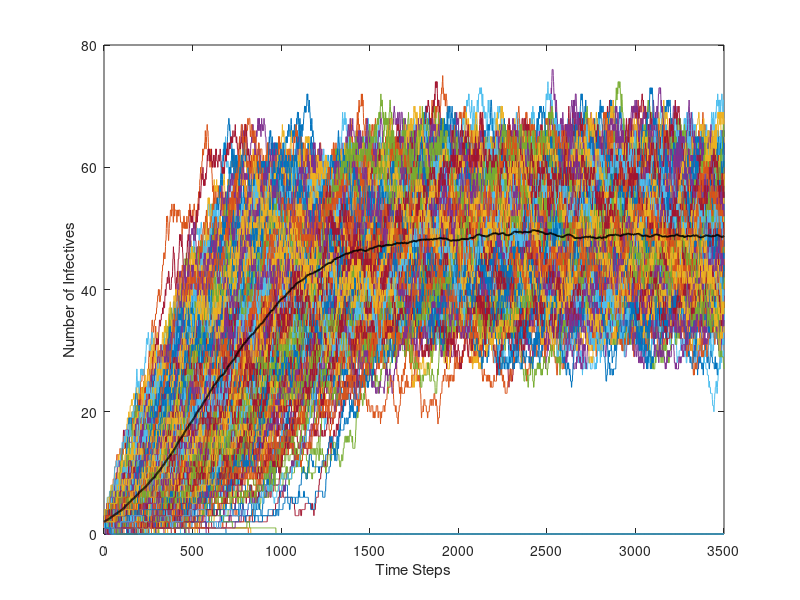

Write the MATLAB code that produced this figure. (Note: this script raises an error after producing the figure.)
close all; clear all; clc

%% 1. Set given parameter
N = 100;                % Population
dt = 0.01;              % Delta t, Time Step
beta = 1;               % Transmission Rate
b = 0.25;               % Birth Rate
gamma = 0.25;           % Recover Rate
I0 = 2;                 % Initial Infectious Individuals

%% Set other parameter
total_time = 35;        % To 35 for each run
number_simul = 500;     % The number of simulations
infective_unit = 1;     % Only one person trans for each time

%% Define transition probility
p1 = @(i) beta/N*i*(N-i)*dt;          % j = i+1 One plus
p1_ = @(i) (b+gamma)*i*dt;            % j = i-1 One minus
p0 = @(i) 1 - p1(i) - p1_(i);         % j = i Unchanged

%% Make transition matrix
T(1,1) = 1;
for i = 1 : N
    T(i,i+1) = p1_(i);
    T(i+1,i+1) = p0(i);
    T(i+2,i+1) = p1(i);
end
T(N+2,:) = [];

%% Simulation
n = total_time/dt;
data_coll = zeros(n, number_simul);
data_coll(1,:) = I0;

for i = 1 : number_simul
    for j = 2 : n
        if data_coll(j-1,i) == 0            % Infectious individual is zero
            continue                        % Won't change
        elseif data_coll(j-1,i) == N        % Infectious individual is all
            a1 = T(N+1,N+1);                % Only one minus or unchange
            a2 = 1;
        else
            m = data_coll(j-1,i)+1;         % Find next level
            a1 = T(m,m);                    % Less than a1, unchange
            a2 = T(m-1,m)+T(m,m);           % Larger than a2, plus one
        end

        c = rand;           % Pick a random number between (0,1)
        if c < a1           % Less than a1, unnchange
            data_coll(j,i) = data_coll(j-1,i);
        elseif c > a2       % Larger than a2, I plus one
            data_coll(j,i) = data_coll(j-1,i)+1;
        else                % Between a1 and a2, I minus one
            data_coll(j,i) = data_coll(j-1,i) - 1;
        end
    end
end

figure
plot(data_coll)
hold on

final_I = data_coll(n,:);
indx = find(final_I==0);
final_I(indx) = [];

data_coll(:, indx) = [];

average_rel = mean(data_coll,2);
plot(average_rel, 'k', 'LineWidth', 1.5)
xlabel('Time Steps')
ylabel('Number of Infectives')
hold off

figure
histogram(final_I)

figure
en=50; % plot every enth time interval
p=zeros(n+1,N+1);
p(1,3)=1; % Two individuals initially infected.
for t=1:n
    y=T*p(t,:)';
    p(t+1,:)=y';
end
pm(1,:)=p(1,:);
for t=1:n/en
    pm(t+1,:)=p(en*t,:);
end
ti=linspace(0,n,n/en+1);
st=linspace(0,N,N+1);
mesh(st,ti,pm);
xlabel('Number of Infectives');
ylabel('Time Steps');
zlabel('Probability');
view(140,30);
axis([0,N,0,n,0,1]);

%% 2. Set given parameter
N = 100;                % Population
dt = 0.01;              % Delta t, Time Step
beta = 0.25;            % Transmission Rate
b = 0.25;               % Birth Rate
gamma = 0.25;           % Recover Rate
I0 = 20;                % Initial Infectious Inidvidual

%% Set other parameter
total_time = 50;        % To 50 for each run
number_simul = 500;     % The number of simulations
infective_unit = 1;     % Only one person trans for each time

%% Define transition probility
p1 = @(i) beta/N*i*(N-i)*dt;          % j = i+1 One plus
p1_ = @(i) (b+gamma)*i*dt;            % j = i-1 One minus
p0 = @(i) 1 - p1(i) - p1_(i);         % j = i Unchanged

%% Make transition matrix
T(1,1) = 1;
for i = 1 : N
    T(i,i+1) = p1_(i);
    T(i+1,i+1) = p0(i);
    T(i+2,i+1) = p1(i);
end
T(N+2,:) = [];

%% Simulation
n = total_time/dt;
data_coll = zeros(n, number_simul);
data_coll(1,:) = I0;

for i = 1 : number_simul
    for j = 2 : n
        if data_coll(j-1,i) == 0            % Infectious individual is zero
            continue                        % Won't change
        elseif data_coll(j-1,i) == N        % Infectious individual is all
            a1 = T(N+1,N+1);                % Only one minus or unchange
            a2 = 1;
        else
            m = data_coll(j-1,i)+1;         % Find next level
            a1 = T(m,m);                    % Less than a1, unchange
            a2 = T(m-1,m)+T(m,m);           % Larger than a2, plus one
        end

        c = rand;           % Pick a random number between (0,1)
        if c < a1           % Less than a1, unnchange
            data_coll(j,i) = data_coll(j-1,i);
        elseif c > a2       % Larger than a2, I plus one
            data_coll(j,i) = data_coll(j-1,i)+1;
        else                % Between a1 and a2, I minus one
            data_coll(j,i) = data_coll(j-1,i) - 1;
        end
    end
end

figure
plot(data_coll)
hold on

average_rel = mean(data_coll,2);
plot(average_rel, 'k', 'LineWidth', 1.5)